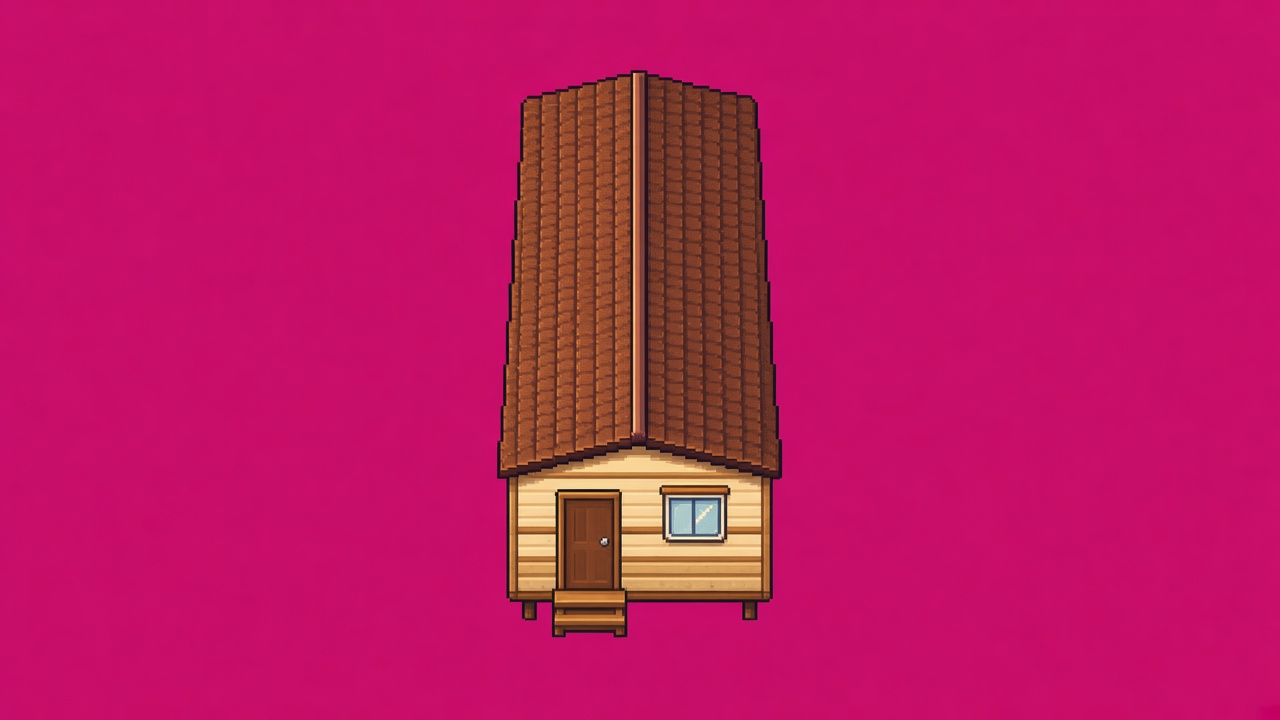
#> input picture scripts/gen/tgstyle/src/caravan-end.png, 1280 x 720 px
$ python -i stylise.py   (imports and definitions only)
#> lines starting #> are read from the running program, lines starting #| are printed output that depends on the picture
### scripts/gen/tgstyle/style.py
"""Locked house palette (ramps dark -> light), derived from Scott's target image (ref/scott-native.png). See STYLE.md."""
RAMPS = {
 'grass':  ['153a2a', '255b31', '377535', '4c9338', '5ca03a', '72af3e', '9ccc4a'],
 'leaf':   ['112a25', '1b4b2d', '2e6532', '458636', '6aa83c', '9ccc4a'],
 'wood':   ['312028', '4a2b29', '6f3f30', '8d5537', 'b47845', 'e2a55e'],
 'roof':   ['312028', '5e352d', '7d4833', 'a1643d', 'cb8e52'],
 'cream':  ['a1643d', 'cb8e52', 'f1c57f', 'fae1a2', 'fff4d6'],
 'stone':  ['48464f', '736f70', '8e857c', 'a4998d', 'c9b8a1', 'e6dccb'],
 'tarmac': ['16111d', '383843', '48464f', '5c5a65', '736f70'],
 'blue':   ['1f2a4a', '3f5075', '528cc4', '85c6f4', 'd6f0ff'],
 'red':    ['4a1a22', '8a2a2a', 'd74535', 'f08a60'],
 'pink':   ['8e3a5a', 'c25a7c', 'e1788d', 'f4b0bc'],
 'skin':   ['8d5537', 'c88a66', 'eab48a', 'fbd8b4'],
 'sand':   ['b47845', 'd9b27a', 'ecd29c', 'f8eac4'],
 'sea':    ['2e6a8a', '4a9ab8', '6eb3b5', 'bfe8e4'],
 'yellow': ['b47845', 'e8a83a', 'f6d04a', 'fff09a'],
 'white':  ['a4998d', 'f8f4e4'],
 'meadow': ['377535', '559739', '8bc23e', 'b5d65a'],          # warm yellow-green grass variety (from Scott's 8bc23e)
 'glass':  ['5c6a78', '8e9ca8', 'b8c4cc', 'dde4e8'],          # pale desaturated window glass
}
def rgb(h): return tuple(int(h[i:i + 2], 16) for i in (0, 2, 4))
PALETTE = sorted({h for r in RAMPS.values() for h in r})
OUTLINE = {k: r[0] for k, r in RAMPS.items()}         # selective outline = darkest step of the material's own ramp
LIGHT = (-1, -1)                                      # light from the top-left
SHADOW_K = 0.62                                       # ground shadow multiply (then snapped to the grass ramp)
def ramp_of(hexcol):
    for k, r in RAMPS.items():
        if hexcol in r: return k

### scripts/gen/tgstyle/stylise.py
"""One shared stylise pass for every sprite (AI-derived or code-drawn), to the house style in STYLE.md:
native-grid snap -> locked palette -> ramp quantisation -> cluster cleanup -> selective outline."""
import numpy as np, cv2
from PIL import Image
from . import style

PAL = np.array([style.rgb(h) for h in style.PALETTE], np.uint8)
#> further down, picture is the input picture: PIL image 1280x720 RGB; mean R, G, B 190.4, 23.9, 97.4
PAL_LAB = cv2.cvtColor(PAL.reshape(-1, 1, 3), cv2.COLOR_RGB2LAB).reshape(-1, 3).astype(np.float32)
RAMP_IDX = {k: [style.PALETTE.index(h) for h in r] for k, r in style.RAMPS.items()}
def _ramp_of_idx(i): return style.ramp_of(style.PALETTE[i])

def snap_grid(img, w, h=None, denoise=True):
    """crop to content, (optionally) flatten paint texture, area-downscale to the target native grid, binary alpha"""
    img = img.convert('RGBA'); bb = img.getbbox(); img = img.crop(bb)
    if h is None: h = max(1, round(img.height * w / img.width))
    a = np.array(img).astype(np.float32); al = a[..., 3:] / 255
    rgb = a[..., :3]
    if denoise and img.width > 3 * w:
        rgb8 = rgb.astype(np.uint8); rgb8 = cv2.pyrMeanShiftFiltering(np.ascontiguousarray(rgb8), 8, 22); rgb = rgb8.astype(np.float32)
    pm = cv2.resize(rgb * al, (w, h), interpolation=cv2.INTER_AREA); aa = cv2.resize(al[..., 0], (w, h), interpolation=cv2.INTER_AREA)
    out = np.zeros((h, w, 4), np.uint8); keep = aa > 0.5
    out[..., :3] = np.clip(pm / np.maximum(aa[..., None], 1e-3), 0, 255); out[..., 3] = keep * 255
    return out

def to_palette(a, k=12, ramps=None, seed=1):
    """k-means the opaque pixels in Lab, snap each cluster centre to the nearest allowed palette colour -> index map (-1 = clear)"""
#> called with k = 12, seed = 1
    op = a[..., 3] > 0; idx = np.full(a.shape[:2], -1, int)
#> after `op = a[..., 3] > 0`: op: shape (720, 1280) bool; every value is 1
    allowed = sorted({i for r in (ramps or RAMP_IDX) for i in RAMP_IDX[r]})
    lab = cv2.cvtColor(a[..., :3].reshape(-1, 1, 3), cv2.COLOR_RGB2LAB).reshape(a.shape[:2] + (3,)).astype(np.float32)
    pts = lab[op]; k = min(k, len(np.unique(pts, axis=0)))
#> after `k = min(k, len(np.unique(pts, axis=0)))`: k = 12
    cv2.setRNGSeed(seed); _, lb, cen = cv2.kmeans(pts, k, None, (3, 40, 0.5), 3, cv2.KMEANS_PP_CENTERS)
#> after `_, lb, cen = cv2.kmeans(pts, k, None, (3, 40, 0.5), 3, cv2.KMEANS_PP_C`: cen = [[111.8, 197.8, 128.1], [106.3, 156, 159.1], [219.1, 133.7, 160.9], [20.71, 143.2, 127.9], [79.26, 151.9, 149.3], [191.9, 120.6, 124.5], [49.46, 146.5, 138.2], [144.7, 148.7, 166], [122.1, 154.5, 161.6], [181.2, 140.7, 166.1], [65.44, 149.8, 144.4], [89.85, 153.5, 153.2]]
    pl = PAL_LAB[allowed]; w = np.array([1.0, 1.2, 1.2], np.float32)                # weight chroma a bit: keep materials apart
    snap = [allowed[int(np.argmin((((pl - c) * w) ** 2).sum(1)))] for c in cen]
#> snap = [44, 33, 57, 2, 26, 42, 15, 40, 38, 53, 23, 29]
    idx[op] = np.array(snap)[lb.ravel()]
#> idx: shape (720, 1280) int64; 12 distinct labels, from 2 to 57
    return idx

def limit_ramp_steps(idx, max_steps=4):
    """per material ramp keep at most `max_steps` steps: rarest step merges into its nearest used neighbour"""
#> called with max_steps = 4
    for r, ids in RAMP_IDX.items():
        while True:
            used = [i for i in ids if (idx == i).any()]
            if len(used) <= max_steps: break
            cnt = {i: (idx == i).sum() for i in used}; rare = min(used, key=cnt.get); pos = used.index(rare)
            nb = [used[p] for p in (pos - 1, pos + 1) if 0 <= p < len(used)]; tgt = max(nb, key=cnt.get)
            idx[idx == rare] = tgt
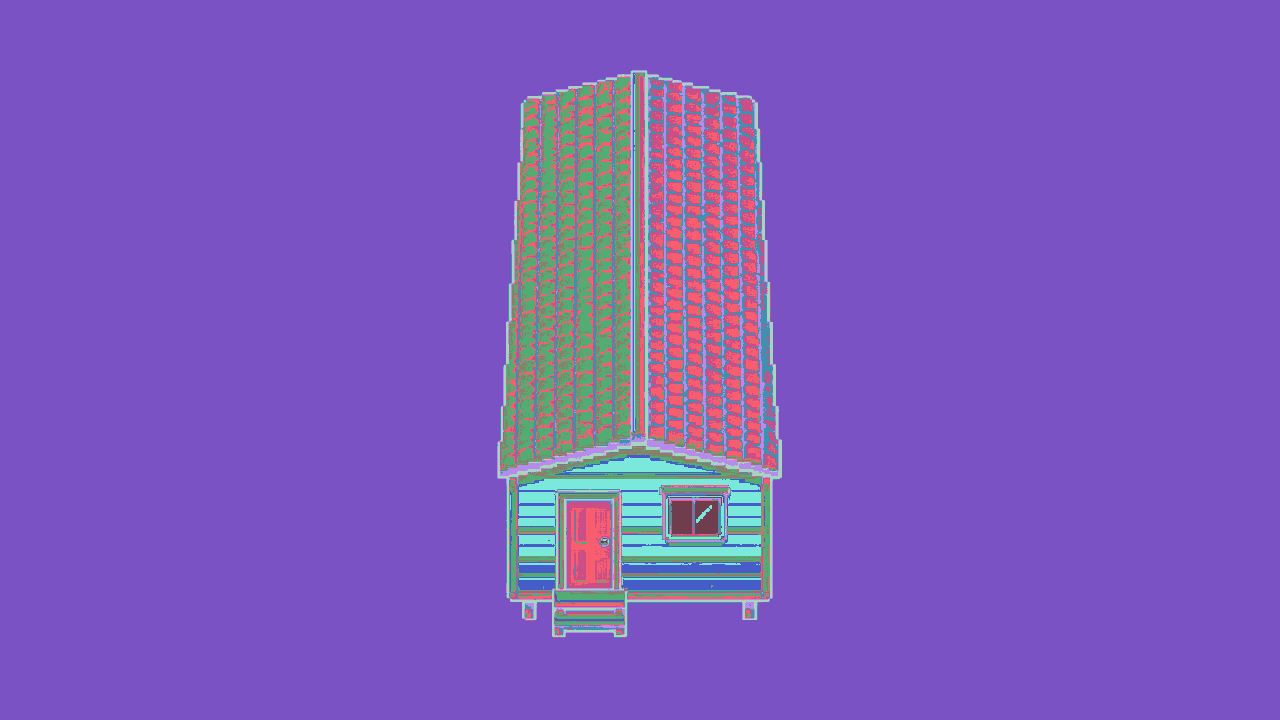
#> idx: shape (720, 1280) int64; 11 distinct labels, from 2 to 57; one colour per label, 0 black
    return idx

def cleanup(idx, passes=2):
    """remove orphan pixels: a pixel with no 4-neighbour of its own colour takes the most common colour of its 8 neighbours"""
    H, W = idx.shape
    for _ in range(passes):
        p = np.pad(idx, 1, constant_values=-1); out = idx.copy()
        for y in range(H):
            for x in range(W):
                c = idx[y, x]
                if c < 0: continue
                n4 = [p[y, x + 1], p[y + 2, x + 1], p[y + 1, x], p[y + 1, x + 2]]
                if c in n4: continue
                n8 = [v for v in p[y:y + 3, x:x + 3].ravel() if v >= 0 and v != c]
                if len(n8) >= 5: out[y, x] = max(set(n8), key=n8.count)
        idx = out
    return idx

def outline(idx, inner=True):
    """selective outline: every opaque pixel touching transparency becomes the darkest step of its own material ramp;
    inner=True also darkens boundaries between materials on the lower/right side (light from top-left) by one ramp step"""
#> called with inner = True
    op = idx >= 0; p = np.pad(op, 1); ring = op & ~(p[:-2, 1:-1] & p[2:, 1:-1] & p[1:-1, :-2] & p[1:-1, 2:])
#> after `p = np.pad(op, 1)`:
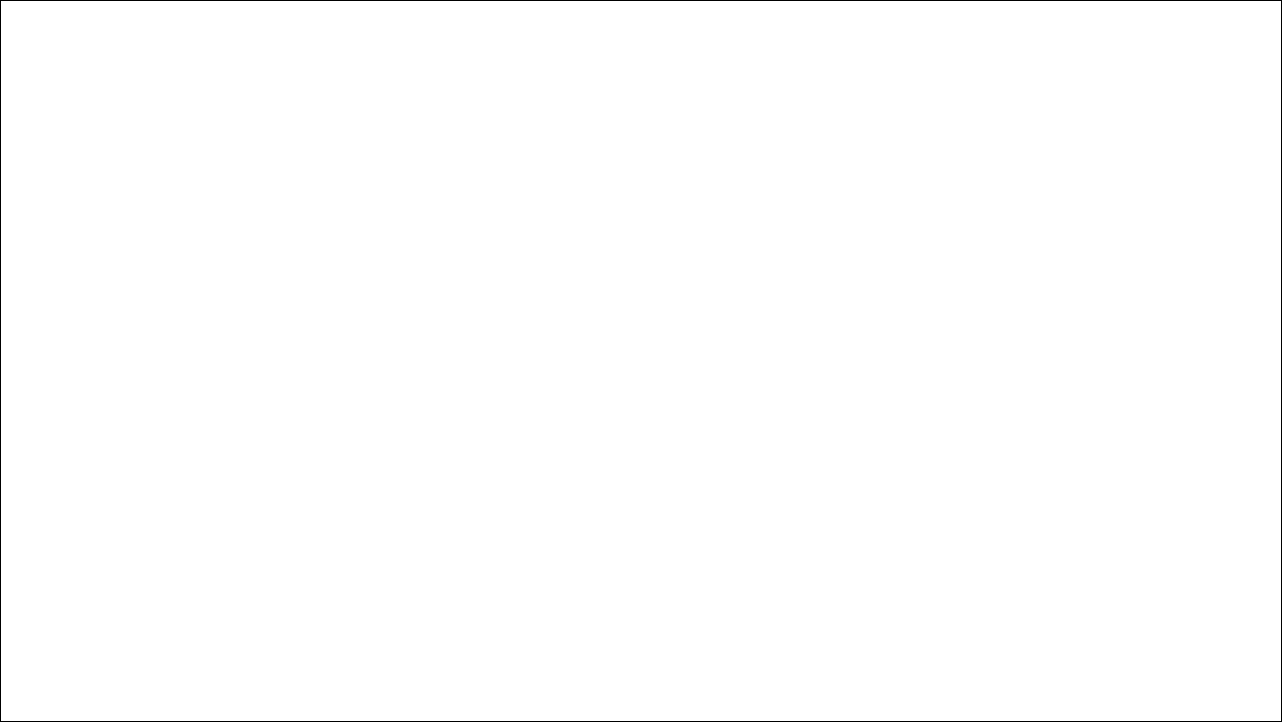
#> p: shape (722, 1282) bool; 99.6% white; black in thin lines or dots
#> after `ring = op & ~(p[:-2, 1:-1] & p[2:, 1:-1] & p[1:-1, :-2] & p[1:-1, 2:])`:
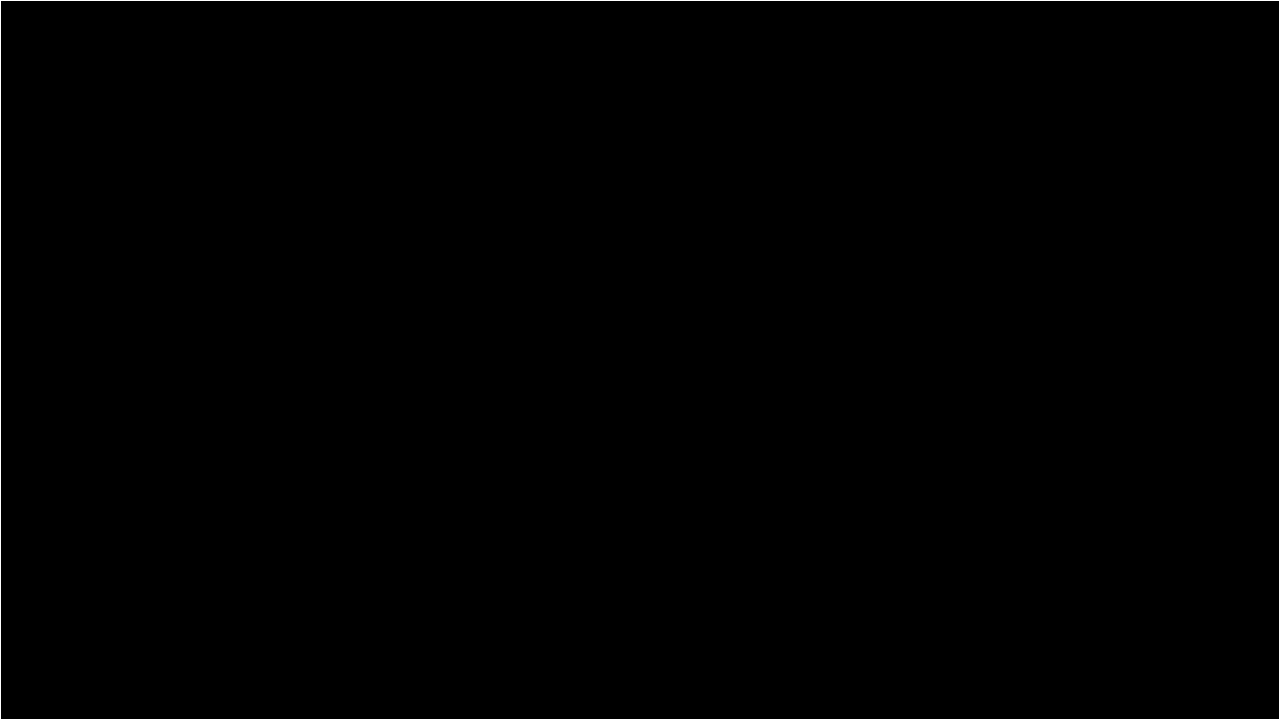
#> ring: shape (720, 1280) bool; 0.43% white in thin lines or dots
    out = idx.copy()
    for y, x in zip(*np.where(ring)):
        r = _ramp_of_idx(idx[y, x]); out[y, x] = RAMP_IDX[r][0]
#> out: shape (720, 1280) int64; 12 distinct labels, from 2 to 57
    return out

def render(idx):
    a = np.zeros(idx.shape + (4,), np.uint8); op = idx >= 0
#> after `a = np.zeros(idx.shape + (4,), np.uint8)`: a: shape (720, 1280, 4); every value is 0
    a[op, :3] = PAL[idx[op]]; a[op, 3] = 255; return Image.fromarray(a, 'RGBA')
#> after `a[op, 3] = 255`:
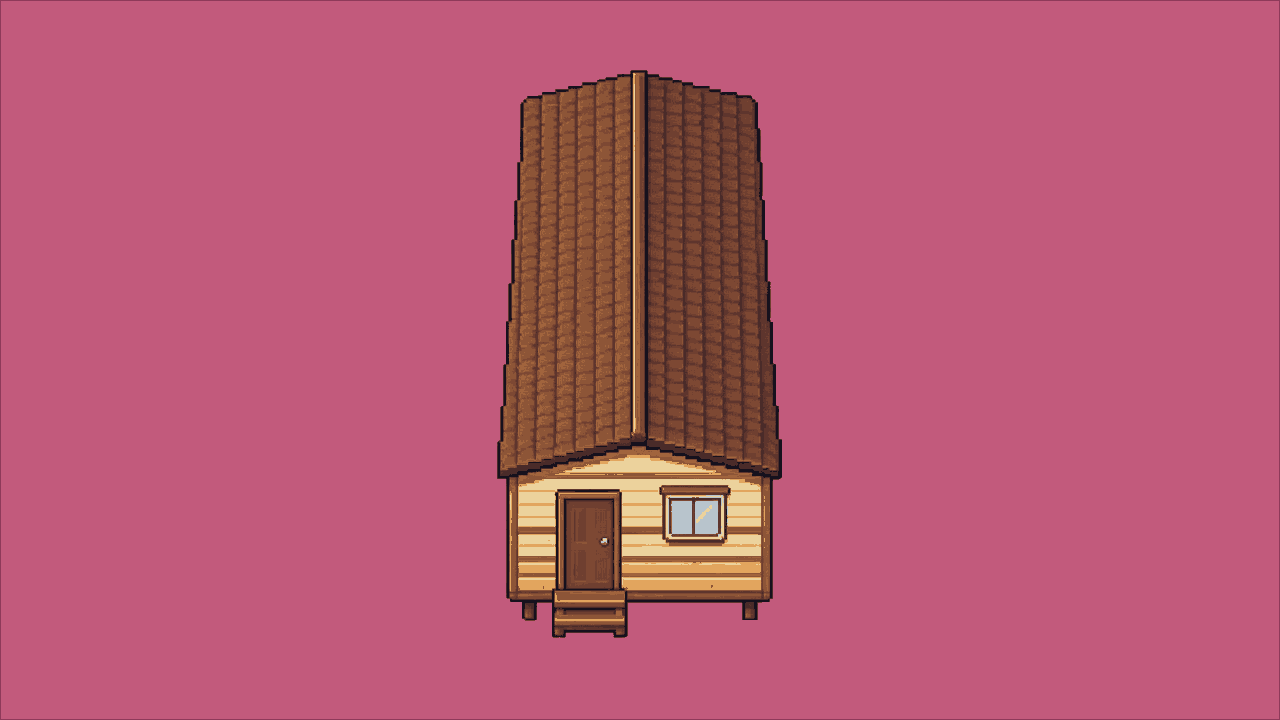
#> a: shape (720, 1280, 4); mean of channels 0, 1, 2, 3 184.1, 89, 114.4, 255; drawn as R, G, B

def stylise(img, w, h=None, k=12, ramps=None, max_steps=4, denoise=True, do_outline=True, sat=1.0, bright=1.0, cleanup_passes=2):
    if sat != 1.0 or bright != 1.0:
        from PIL import ImageEnhance
        al = img.convert('RGBA').split()[-1]; im2 = ImageEnhance.Brightness(ImageEnhance.Color(img.convert('RGB')).enhance(sat)).enhance(bright)
        img = im2.convert('RGBA'); img.putalpha(al)
    a = snap_grid(img, w, h, denoise); idx = to_palette(a, k, ramps); idx = limit_ramp_steps(idx, max_steps); idx = cleanup(idx, cleanup_passes)
    if do_outline: idx = outline(idx)
    return render(idx)

def restyle_native(img, ramps=None, k=12, max_steps=4):
    """for code-drawn sprites already at native size: palette + ramps + outline only"""
    a = np.array(img.convert('RGBA')); a[..., 3] = (a[..., 3] > 127) * 255
    idx = to_palette(a, k, ramps); idx = limit_ramp_steps(idx, max_steps); return render(outline(idx))

>>> from PIL import Image
>>> picture = Image.open('src/caravan-end.png')
>>> result = restyle_native(picture)

$ run again, on scripts/gen/tgstyle/src/clubhouse.png
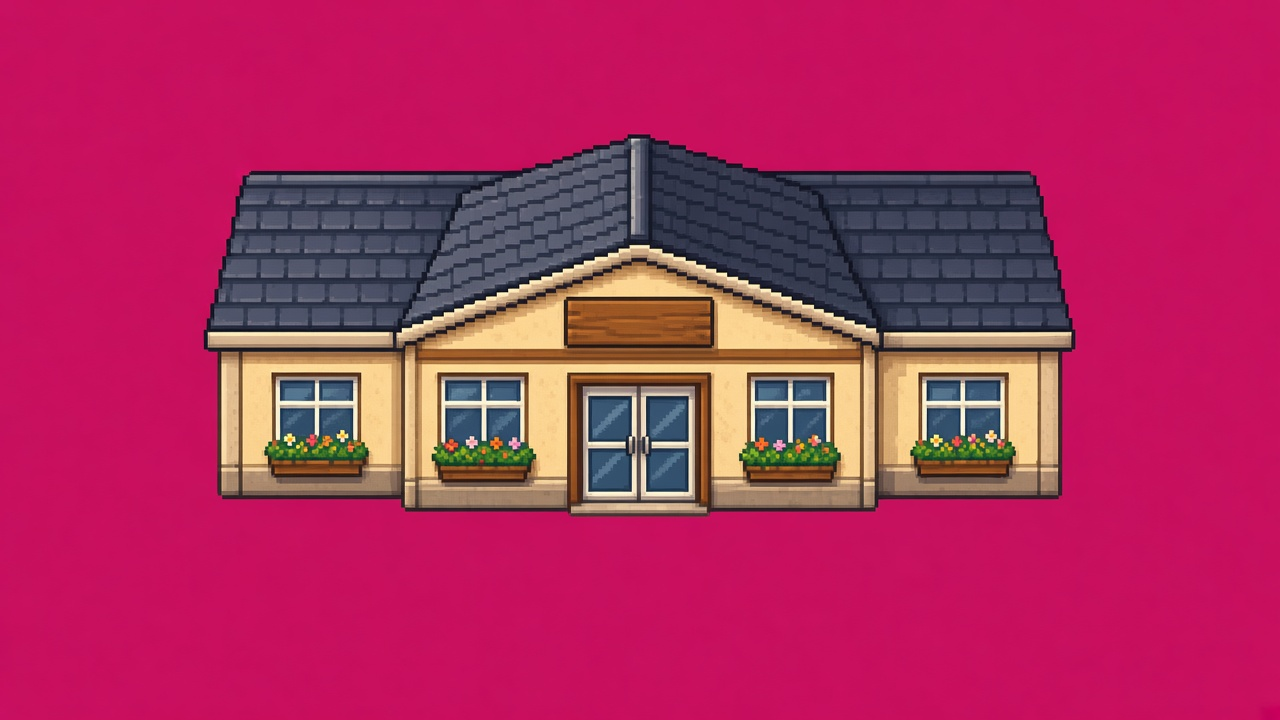
#> input picture scripts/gen/tgstyle/src/clubhouse.png, 1280 x 720 px
#> picture is the input picture: PIL image 1280x720 RGB; mean R, G, B 174.5, 43.3, 93.7
#> op: shape (720, 1280) bool; every value is 1
#> k = 12
#> cen = [[111.5, 195.8, 135.8], [106.9, 130.6, 119.7], [224.2, 131.8, 160.9], [58.33, 130.7, 115.3], [141.6, 137.9, 150.9], [105.9, 147.3, 161.4], [31.18, 134.4, 121], [82.76, 129.9, 113.8], [63.44, 141.8, 145.2], [169.1, 135.9, 154.4], [194.3, 134.7, 154.2], [100.2, 99.19, 157.8]]
#> snap = [44, 20, 64, 10, 40, 33, 8, 11, 23, 45, 56, 6]
#> idx: shape (720, 1280) int64; 12 distinct labels, from 6 to 64
#> p: shape (722, 1282) bool; 99.6% white; black in thin lines or dots
#> ring: shape (720, 1280) bool; 0.43% white in thin lines or dots
#> after the loop in outline, `for y, x in zip(*np.where(ring)):`:
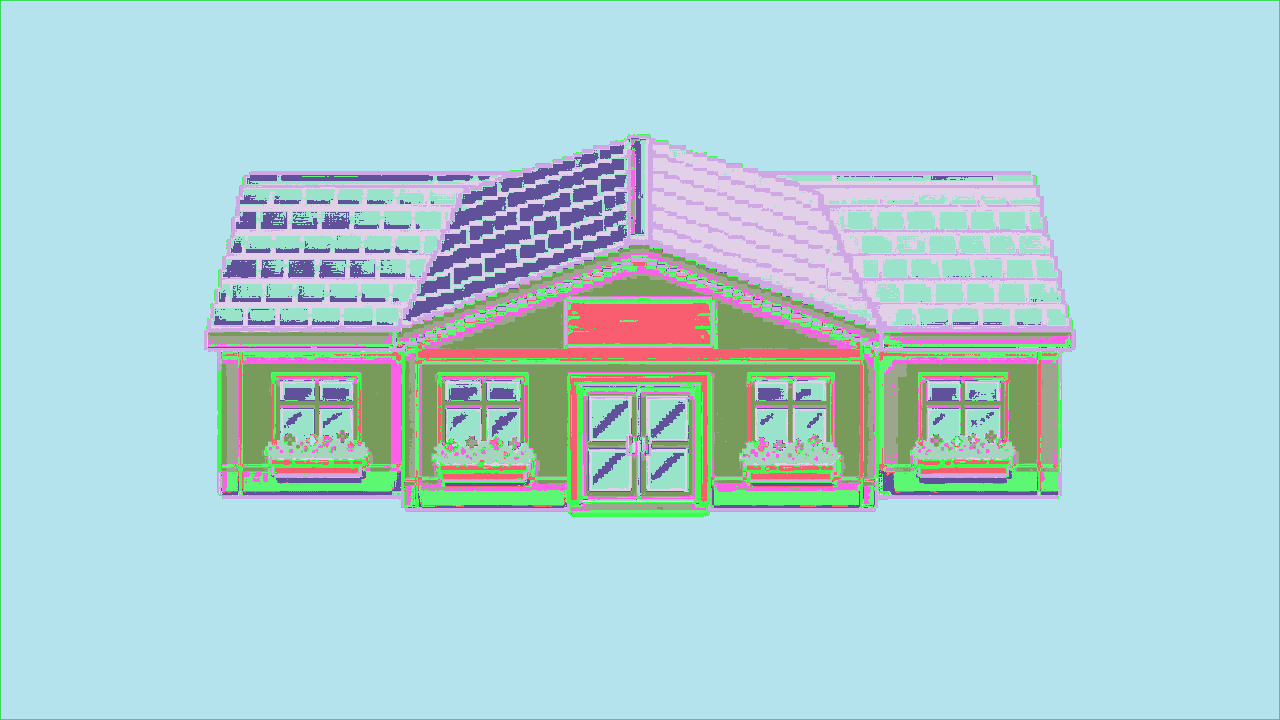
#> out: shape (720, 1280) int64; 13 distinct labels, from 6 to 64; one colour per label, 0 black
#> in render, `a[op, 3] = 255`:
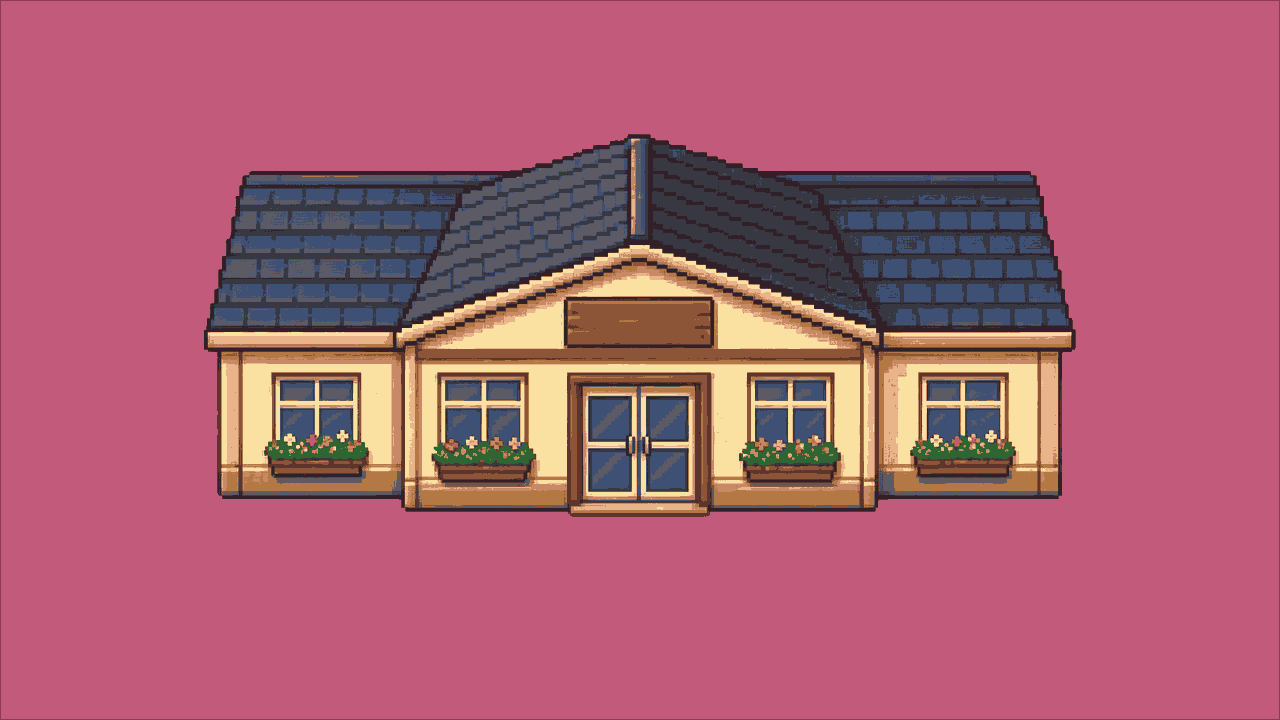
#> a: shape (720, 1280, 4); mean of channels 0, 1, 2, 3 172, 94.6, 114.4, 255; drawn as R, G, B
